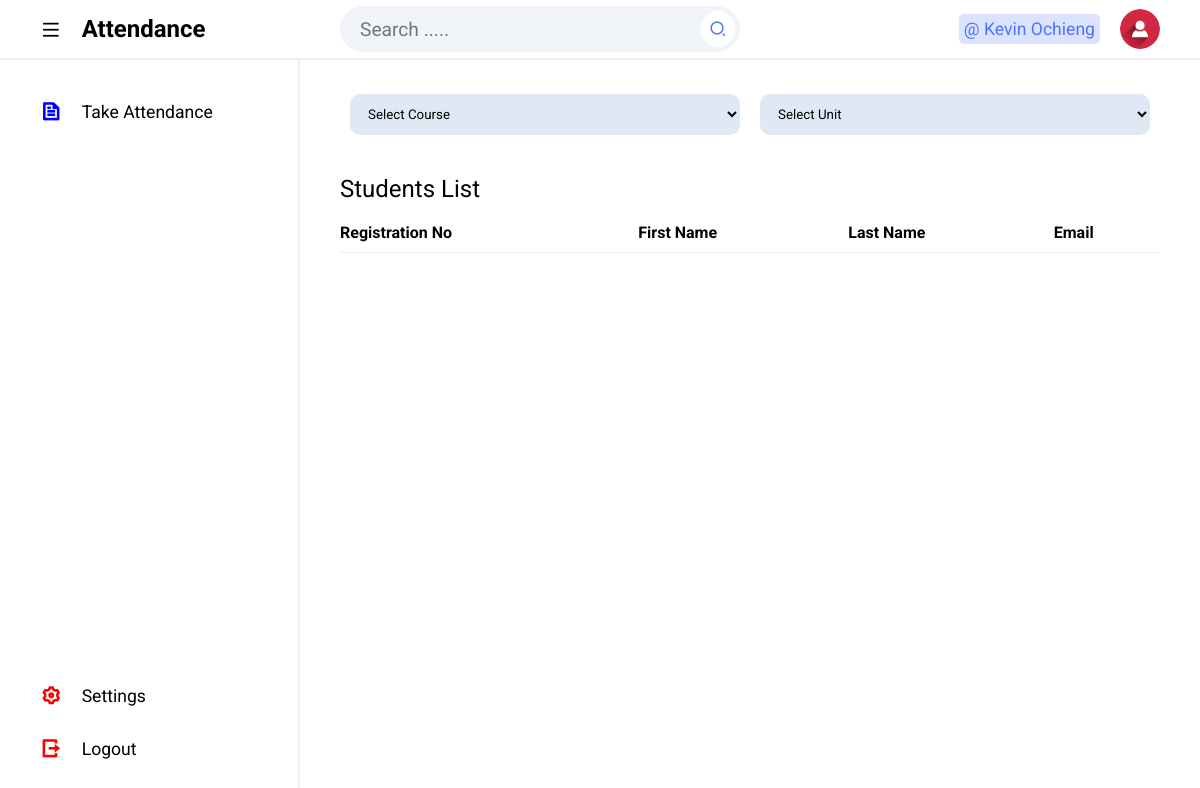
Page /Student/viewStudents.php?course=BSE (signed in) on the earlier database version.
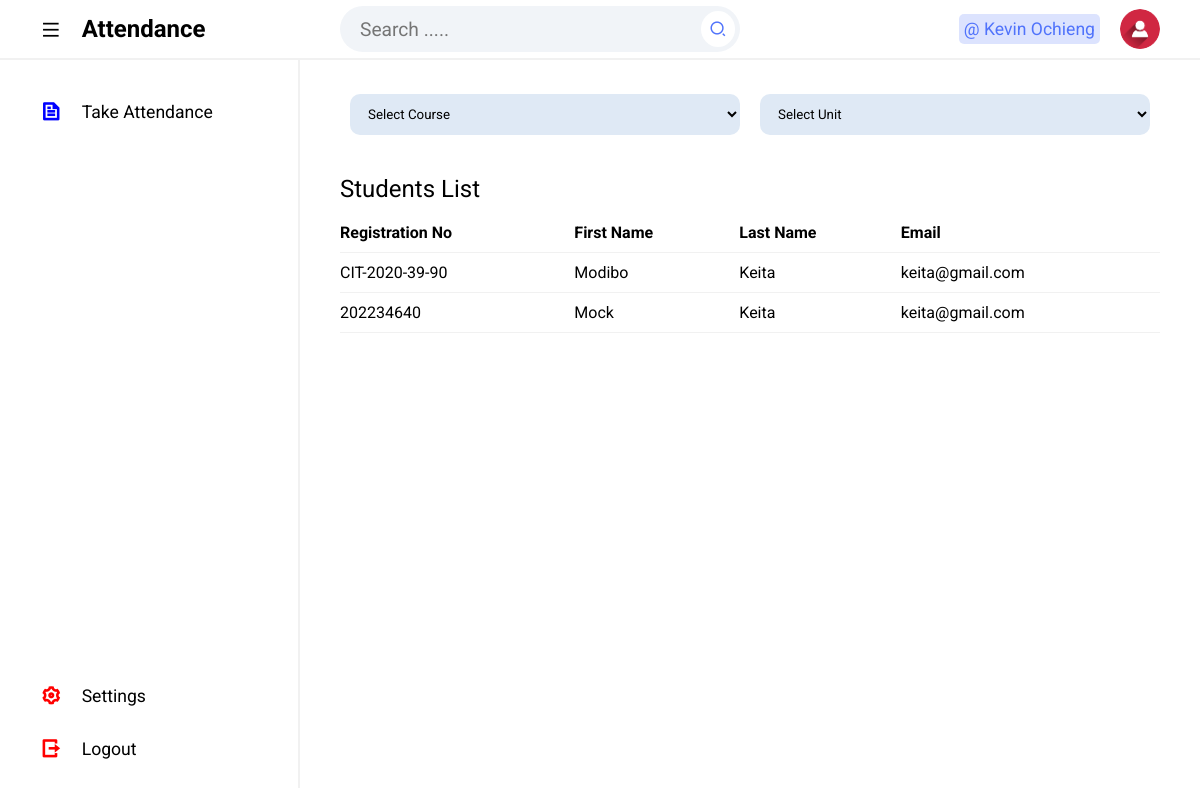
Same page on the later database version.
### tables this page shows
CREATE TABLE `tblstudents` (
  `Id` int(10) NOT NULL,
  `firstName` varchar(255) NOT NULL,
  `lastName` varchar(255) NOT NULL,
  `registrationNumber` varchar(255) NOT NULL,
  `email` varchar(50) NOT NULL,
  `faculty` varchar(10) NOT NULL,
  `courseCode` varchar(20) NOT NULL,
  `studentImage1` varchar(300) NOT NULL,
  `studentImage2` varchar(300) NOT NULL,
  `dateRegistered` varchar(50) NOT NULL,
  `password` varchar(255) NOT NULL
);

### Student/viewStudents.php (the view, shortened to what this page needs)
<?php
include '../Includes/dbcon.php';
$courseCode = isset($_GET['course']) ? $_GET['course'] : '';
?>
<!DOCTYPE html>
<html lang="en">
<head>
  <link rel="stylesheet" href="css/styles.css">
  <link href="https://cdnjs.cloudflare.com/ajax/libs/remixicon/4.2.0/remixicon.css" rel="stylesheet">
</head>
<body>
<?php include 'includes/topbar.php';?>
    <section class="main">
        <?php include 'includes/sidebar.php';?>
    <div class="main--content">
    <form class="lecture-options" id="selectForm">
    <select required name="course" id="courseSelect"  onChange="updateTable()">
        <option value="" selected>Select Course</option>
    </select>
    <select required name="unit" id="unitSelect" onChange="updateTable()">
        <option value="" selected>Select Unit</option>
    </select>
    </form>
    <div class="table-container">
    <div class="title">
        <h2 class="section--title">Students List</h2>
    </div>
    <div class="table attendance-table" id="attendaceTable">
        <table>
        <thead>
                <tr>
                    <th>Registration No</th>
                    <th>First Name</th>
                    <th>Last Name</th>
                    <th>Email</th>
                </tr>
            </thead>
            <tbody>
      <?php  $query = "SELECT * FROM tblstudents WHERE courseCode = '$courseCode'";
          $result = mysqli_query($conn, $query);
            if (mysqli_num_rows($result) > 0) {
         while ($row = mysqli_fetch_assoc($result)) {
        echo "<tr>";
        echo "<td>" . $row['registrationNumber'] . "</td>";
        echo "<td>" . $row['firstName'] . "</td>";
        echo "<td>" . $row['lastName'] . "</td>";
        echo "<td>" . $row['email'] . "</td>";
        echo "</tr>";
    }
    echo "</table>";
} else {
}
?>
            </tbody>
        </table>
    </div>
</div>
            </div>
</section>
</body>
</html>

Differences in the rows shown:
added tblstudents: registrationNumber "CIT-2020-39-90", firstName "Modibo", lastName "Keita", email "keita@gmail.com"
added tblstudents: registrationNumber "202234640", firstName "Mock", lastName "Keita", email "keita@gmail.com"
